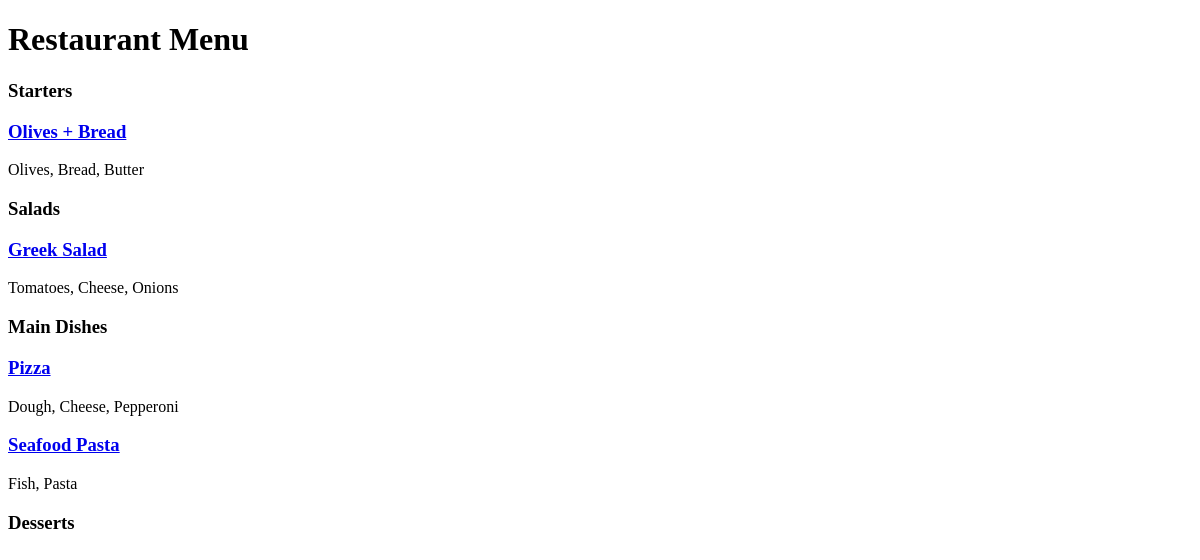
Before: / with the older database file.
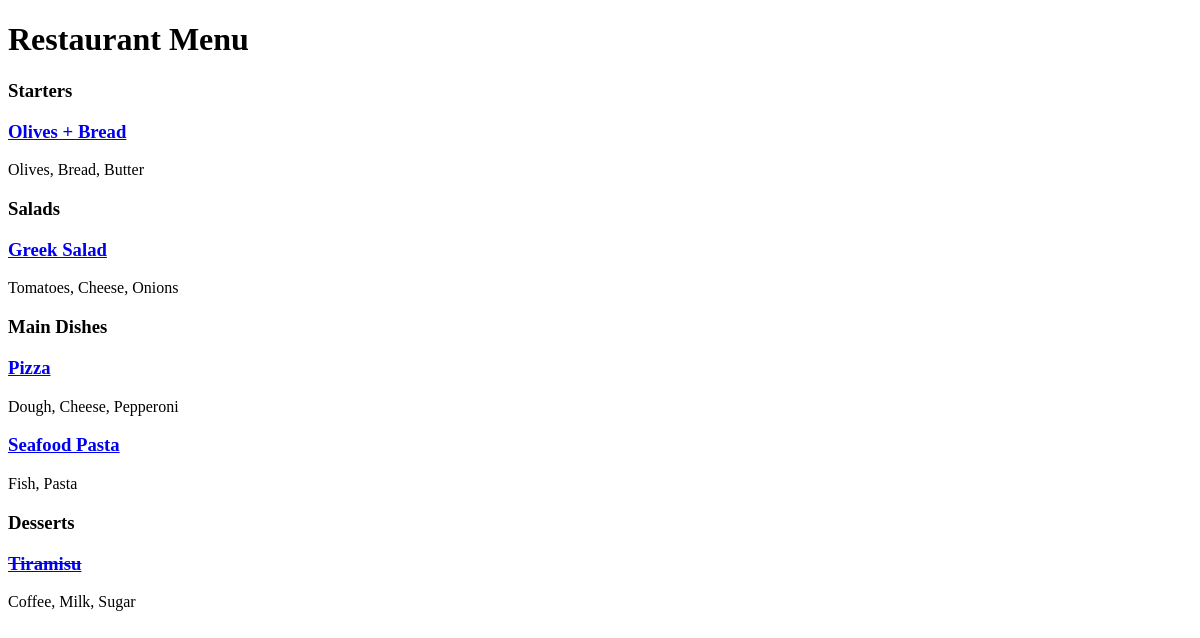
After: the same page with the newer database file.
### restaurant_menu/models.py (models this page shows, shortened)
class Item(models.Model):
    meal = models.CharField(max_length=1000, unique=True)
    description = models.CharField(max_length=2000)
    price = models.DecimalField(max_digits=10, decimal_places=2)
    meal_type = models.CharField(max_length=200, choices=MEAL_TYPE)
    author = models.ForeignKey(User, on_delete=models.PROTECT)
    status = models.IntegerField(choices=STATUS, default=0)
    date_created = models.DateTimeField(auto_now_add=True)
    date_updated = models.DateTimeField(auto_now=True)

### restaurant_menu/views.py (the view)
# urls.py: path('', views.MenuList.as_view(), name='home'),
class MenuList(generic.ListView):
    queryset = Item.objects.order_by("date_created")
    template_name = "index.html"
    def get_context_data(self, **kwargs):
        context = super().get_context_data(**kwargs)
        context["meals"] = MEAL_TYPE
        return context

### restaurant_menu/templates/index.html (shortened to what this page needs)
<!DOCTYPE html>
<html lang="en">
<head>
</head>
<body>
    <h1>Restaurant Menu</h1>
     {% for meal in meals %}
        <h3>{{ meal.1 }}</h3>
            {% for row in item_list %}
                {% if row.meal_type == meal.0 %}
                    {% if row.status == 0 %}
                    <a href="{% url 'menu_item' row.pk %}"><h3><del>{{ row.meal }}</del></h3></a>
                    <p>{{ row.description }}</p>
                    {% else %}
                    <a href="{% url 'menu_item' row.pk %}"><h3>{{ row.meal }}</h3></a>
                    <p>{{ row.description }}</p>
                    {% endif %}
                {% endif %}
            {% endfor %}
     {% endfor %}
</body>
</html>

Changed rows visible on the page:
added Item: meal "Tiramisu", description "Coffee, Milk, Sugar", shown under "Desserts"
